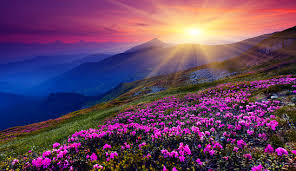
#> input picture ereny/images.jpg, 296 x 171 px
$ python -i Frequency.py   (imports and definitions only)
#> lines starting #> are read from the running program, lines starting #| are printed output that depends on the picture
import cv2
import numpy as np
import matplotlib.pyplot as plt
from math import sqrt,exp
#################################################################################################################
##################################### Tab 3 (High and Low) ########################################################
#################################################################################################################
def prepare(path):
#> called with path = 'ereny/images.jpg'
    image = cv2.imread(path)
#> image is the input picture: shape (171, 296, 3); mean B, G, R 96.4, 67.3, 102.6
    image= cv2.cvtColor(image, cv2.COLOR_BGR2GRAY)
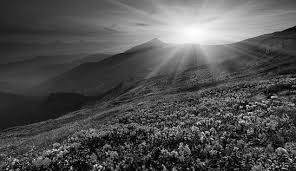
#> image: shape (171, 296); min 0, max 255, mean 81.2
    image = cv2.resize(image, (210,210))
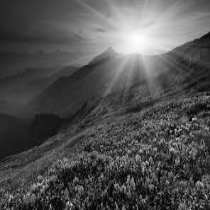
#> image: shape (210, 210); min 0, max 255, mean 81.1

    return image
#################################################################################################################
#################################################################################################################
def distance(point1,point2):
    return sqrt((point1[0]-point2[0])**2 + (point1[1]-point2[1])**2)
def idealFilterHP(D0,imgShape):
#> called with D0 = 50, imgShape = (210, 210)
    base = np.ones(imgShape[:2])
    rows, cols = imgShape[:2]
    center = (rows/2,cols/2)
    for x in range(cols):
        for y in range(rows):
            if distance((y,x),center) < D0:
                base[y,x] = 0
    return base
def idealFilterLP(D0,imgShape):
    base = np.zeros(imgShape[:2])
    rows, cols = imgShape[:2]
    center = (rows/2,cols/2)
    for x in range(cols):
        for y in range(rows):
            if distance((y,x),center) < D0:
                base[y,x] = 1
    return base
def image_after_highpassfilter(path):
    img =prepare(path)
    original = np.fft.fft2(img)
    center = np.fft.fftshift(original) # Move frequency domain from upper left to middle

    #High pass filter
    HighPass = idealFilterHP(50,img.shape)
    HighPassCenter = center * idealFilterHP(15,img.shape)
    HighPass = np.fft.ifftshift(HighPassCenter)
    # Inverse Fourier Transform
    inverse_HighPass = np.fft.ifft2(HighPass)  # Fourier library function call
    ifimg1 = np.abs(inverse_HighPass)
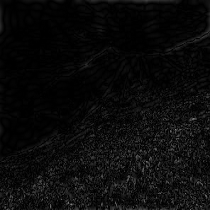
#> ifimg1: shape (210, 210) float64; min 0.000111, max 134.4, mean 11.1
    cv2.imwrite('img/image1.png',np.abs(ifimg1))

    return 'img/image1.png'

#################################################################################################################
def image_after_lowpassfilter(path):

    gray_image =prepare(path)
    original = np.fft.fft2(gray_image)
    center = np.fft.fftshift(original)

    # Low-pass filter
    LowPass = idealFilterLP(50,gray_image.shape)
    # Inverse Fourier Transform
    LowPassCenter = center * idealFilterLP(15,gray_image.shape)
    # rows,cols=gray_image.shape
    LowPass = np.fft.ifftshift(LowPassCenter)
    inverse_LowPass = np.fft.ifft2(LowPass)
    ifimg = np.abs(inverse_LowPass)
    cv2.imwrite('img/image2.png',np.abs(ifimg))
    return 'img/image2.png'

#################################################################################################################
def getfilter(path,flag):
    if flag == 1:
        return image_after_highpassfilter(path)
    else :
         return image_after_lowpassfilter(path)


def hybrid_images(path1 ,path2):

    image1 = prepare(path1)
    image2 = prepare(path2)
    new_img =  image1 + image2

    # Save the image
    cv2.imwrite('img/hybrid_image.png',new_img)
    return 'img/hybrid_image.png'


#################################################################################################################

>>> result = image_after_highpassfilter('ereny/images.jpg')

$ run again, on ereny/1.jpg
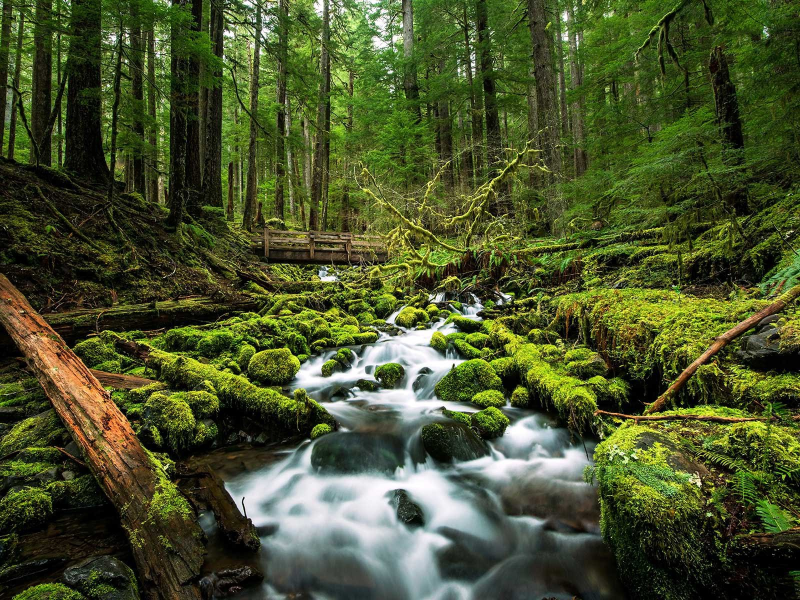
#> input picture ereny/1.jpg, 1600 x 1200 px (shown at 1/2 size)
#> in prepare, image is the input picture: shape (1200, 1600, 3); mean B, G, R 44.8, 82.8, 73.1
#> in prepare, `image = cv2.resize(image, (210,210))`:
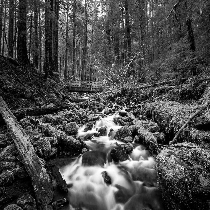
#> image: shape (210, 210); min 0, max 255, mean 75.5
#> in image_after_highpassfilter, `ifimg1 = np.abs(inverse_HighPass)`:
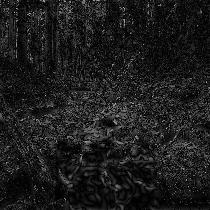
#> ifimg1: shape (210, 210) float64; min 0.000802, max 190.3, mean 29.1

$ run again, on ereny/download.jpg
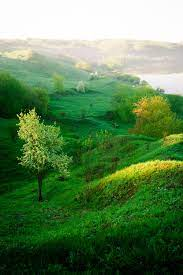
#> input picture ereny/download.jpg, 183 x 275 px
#> in prepare, image is the input picture: shape (275, 183, 3); mean B, G, R 83, 129.8, 93.1
#> in prepare, `image = cv2.resize(image, (210,210))`:
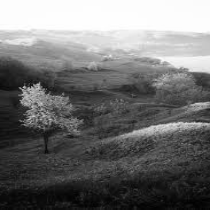
#> image: shape (210, 210); min 1, max 255, mean 113.4
#> in image_after_highpassfilter, `ifimg1 = np.abs(inverse_HighPass)`:
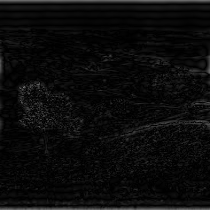
#> ifimg1: shape (210, 210) float64; min 3.12e-06, max 126, mean 11.7

$ run again, on ereny/earth.jpg
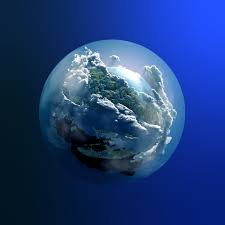
#> input picture ereny/earth.jpg, 225 x 225 px
#> in prepare, image is the input picture: shape (225, 225, 3); mean B, G, R 120.6, 61, 30.9
#> in prepare, `image = cv2.resize(image, (210,210))`:
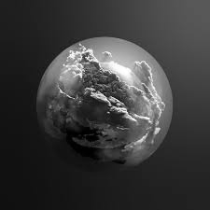
#> image: shape (210, 210); min 0, max 255, mean 58.8
#> in image_after_highpassfilter, `ifimg1 = np.abs(inverse_HighPass)`:
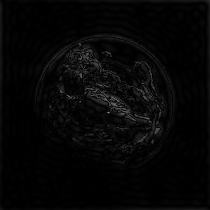
#> ifimg1: shape (210, 210) float64; min 0.000387, max 147.7, mean 6.5
